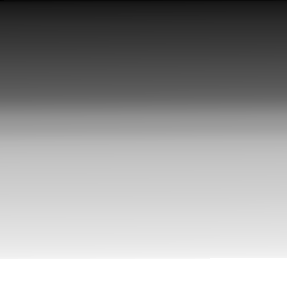
#> input picture tp_1/img1_tp.png, 287 x 288 px
$ python tp1-histograma.py
#> lines starting #> are read from the running program, lines starting #| are printed output that depends on the picture; after the words box and inside, x2 and y2 are one past the last pixel; in counts of white or black regions, pixels touching at a corner belong together
import numpy as np
import cv2
import matplotlib.pyplot as plt

# Leo imagenes en escala de grises
img_1 = cv2.imread("img1_tp.png", cv2.IMREAD_GRAYSCALE)
#> img_1 is the input picture: shape (288, 287); min 2, max 255, mean 154.8
img_2 = cv2.imread("img2_tp.png", cv2.IMREAD_GRAYSCALE)
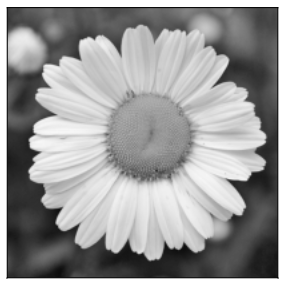
#> input picture tp_1/img2_tp.png, 287 x 288 px
#> img_2 is the input picture: shape (288, 287); min 2, max 255, mean 154.8

# IMAGEN 1 - GRADIENTE
fig, ax = plt.subplots(3, 2)
ax[0, 0].set_title("Sin ecualizar")
ax[0, 0].imshow(img_1, cmap="gray")

bins_1 = 256
ax[1, 0].hist(img_1.ravel(), bins_1)
ret, thresh = cv2.threshold(img_1, 0, 255, cv2.THRESH_BINARY+cv2.THRESH_OTSU)
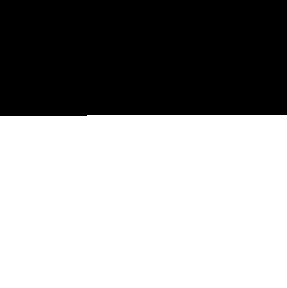
#> thresh: shape (288, 287); 60% white; 1 black region, box (x1, y1, x2, y2) and area: (0, 0, 287, 116) 33092
#> ret = 140
ax[2, 0].imshow(thresh, cmap='gray', vmin=0, vmax=1)

img_1_eq = cv2.equalizeHist(img_1)
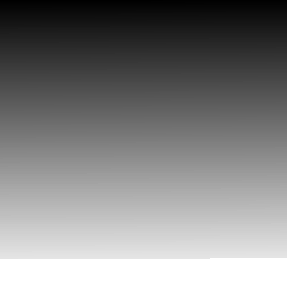
#> img_1_eq: shape (288, 287); min 0, max 255, mean 129.4
ax[0, 1].set_title("Ecualizada")
ax[0, 1].imshow(img_1_eq, cmap="gray")
ax[1, 1].hist(img_1_eq.ravel(), bins_1)
ret, thresh = cv2.threshold(img_1_eq, 0, 255, cv2.THRESH_BINARY+cv2.THRESH_OTSU)
#> thresh: shape (288, 287); 49% white; 1 white region, box (x1, y1, x2, y2) and area: (0, 147, 287, 288) 40464
#> ret = 130
ax[2, 1].imshow(thresh, cmap='gray', vmin=0, vmax=1)

plt.show()
#> figure, not shown here; panel 3: tallest bar 8400 high, from x = 254 to 255; panel 4: tallest bar 8400 high, from x = 254 to 255

# IMAGEN 2 - FLOR
fig, ax = plt.subplots(3, 2)
ax[0, 0].set_title("Sin ecualizar")
ax[0, 0].imshow(img_2, cmap="gray")

bins_2 = 256
ax[1, 0].hist(img_2.ravel(), bins_2)
ret, thresh = cv2.threshold(img_2, 0, 255, cv2.THRESH_BINARY+cv2.THRESH_OTSU)
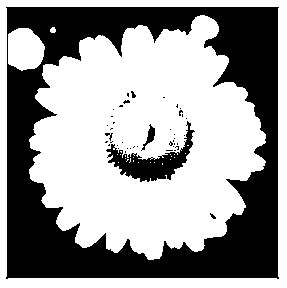
#> thresh: shape (288, 287); 60% white; 43 black regions (38 under 20 px), largest, box (x1, y1, x2, y2) and area: (6, 7, 279, 279) 31067, (106, 121, 195, 182) 1712, (141, 124, 155, 151) 123, (105, 133, 113, 141) 25, (131, 91, 136, 98) 21
#> ret = 140
ax[2, 0].imshow(thresh, cmap='gray', vmin=0, vmax=1)

img_2_eq = cv2.equalizeHist(img_2)
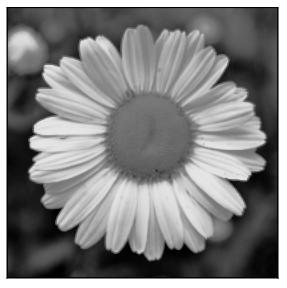
#> img_2_eq: shape (288, 287); min 0, max 255, mean 129.4
ax[0, 1].set_title("Ecualizada")
ax[0, 1].imshow(img_2_eq, cmap="gray")
ax[1, 1].hist(img_2_eq.ravel(), bins_2)
ret, thresh = cv2.threshold(img_2_eq, 0, 255, cv2.THRESH_BINARY+cv2.THRESH_OTSU)
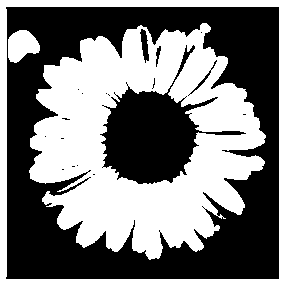
#> thresh: shape (288, 287); 49% white; 3 white regions, box (x1, y1, x2, y2) and area: (29, 23, 266, 260) 31056, (0, 0, 287, 288) 8668, (8, 30, 40, 63) 740
#> ret = 130
ax[2, 1].imshow(thresh, cmap='gray', vmin=0, vmax=1)

plt.show()
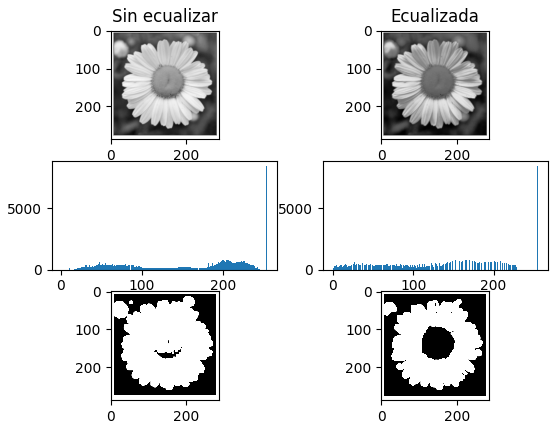
#> figure drawn by matplotlib, 6 panels; panel 3: tallest bar 8400 high, from x = 254 to 255; panel 4: tallest bar 8400 high, from x = 254 to 255
